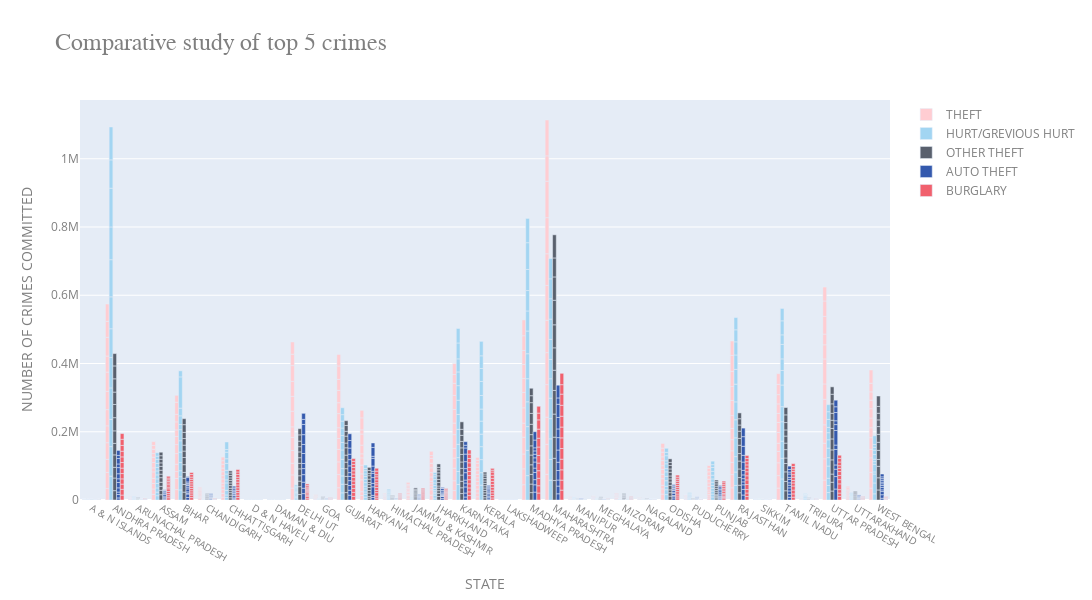

The notebook cell this image was saved under:
### Code cell
configure_plotly_browser_state()
data=[one,two,three,four,five] 
layout = {
    'title':'Comparative study of top 5 crimes', 
    'titlefont':dict(size=24,family='Courier New, monospace'),
    'height':600, 
    'width':2090, 
    'margin':go.layout.Margin(b=100), 
    'xaxis':dict(title='STATE',tickfont=dict(size=10)), 
    'yaxis':dict(title='NUMBER OF CRIMES COMMITTED'), 
    'font':dict(size=12, color='#7f7f7f') 
  }   
figure = go.Figure(data=data,layout=layout) 
iplot(figure)

### Figure 1 — Plotly figure (JSON) as saved in the notebook; plotly's stock layout.template omitted (floating-point values rounded to 4 significant figures; data arrays with more than 128 entries replaced by an {"elided": "..."} marker saying what was removed)
{"data": [{"marker": {"color": "#ffcdd2"}, "x": {"elided": "420 str values"}, "type": "bar", "name": "THEFT", "y": {"elided": "420 int values"}}, {"marker": {"color": "#A2D5F2"}, "x": {"elided": "420 str values"}, "type": "bar", "name": "HURT/GREVIOUS HURT", "y": {"elided": "420 int values"}}, {"marker": {"color": "#59606D"}, "x": {"elided": "420 str values"}, "type": "bar", "name": "OTHER THEFT", "y": {"elided": "420 int values"}}, {"marker": {"color": "#3459AD"}, "x": {"elided": "420 str values"}, "type": "bar", "name": "AUTO THEFT", "y": {"elided": "420 int values"}}, {"marker": {"color": "#f1606D"}, "x": {"elided": "420 str values"}, "type": "bar", "name": "BURGLARY", "y": {"elided": "420 int values"}}], "layout": {"xaxis": {"tickfont": {"size": 10}, "title": {"text": "STATE"}}, "title": {"text": "Comparative study of top 5 crimes", "font": {"family": "Courier New, monospace", "size": 24}}, "yaxis": {"title": {"text": "NUMBER OF CRIMES COMMITTED"}}, "height": 600, "width": 2090, "font": {"color": "#7f7f7f", "size": 12}, "margin": {"b": 100}}}
